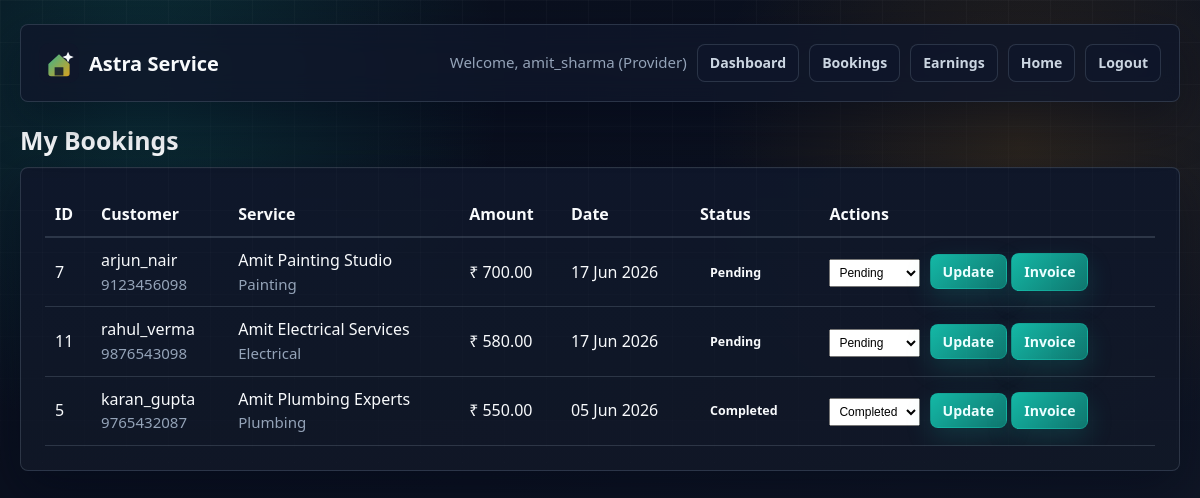
Page /provider/my_bookings.php (signed in) on the committed database.
### tables this page shows
CREATE TABLE bookings (
    id INT AUTO_INCREMENT PRIMARY KEY,
    user_id INT,
    service_id INT,
    provider_id INT,
    customer_name VARCHAR(100),
    customer_phone VARCHAR(20),
    customer_address VARCHAR(255),
    service_price DECIMAL(10, 2) DEFAULT 0.00,
    status ENUM('pending', 'confirmed', 'completed', 'cancelled') DEFAULT 'pending',
    booking_date TIMESTAMP DEFAULT CURRENT_TIMESTAMP,
    completion_date DATETIME,
    FOREIGN KEY(user_id) REFERENCES users(id) ON DELETE CASCADE,
    FOREIGN KEY(service_id) REFERENCES services(id) ON DELETE SET NULL,
    FOREIGN KEY(provider_id) REFERENCES users(id) ON DELETE SET NULL
);

CREATE TABLE users (
    id INT AUTO_INCREMENT PRIMARY KEY,
    username VARCHAR(50) NOT NULL UNIQUE,
    email VARCHAR(100) NOT NULL UNIQUE,
    password VARCHAR(255) NOT NULL,
    role ENUM('admin', 'user', 'provider') DEFAULT 'user',
    phone VARCHAR(20),
    address VARCHAR(255),
    created_at TIMESTAMP DEFAULT CURRENT_TIMESTAMP
);

CREATE TABLE services (
    id INT AUTO_INCREMENT PRIMARY KEY,
    category VARCHAR(100) NOT NULL,
    provider_id INT,
    name VARCHAR(100),
    phone VARCHAR(20),
    price DECIMAL(10, 2) DEFAULT 0.00,
    status ENUM('available', 'booked') DEFAULT 'available',
    created_at TIMESTAMP DEFAULT CURRENT_TIMESTAMP,
    FOREIGN KEY(provider_id) REFERENCES users(id) ON DELETE SET NULL
);

### shared/auth.php (called while the page is built, shortened)
<?php
function getCurrentUserId() {
    return $_SESSION['user_id'] ?? null;
}

### shared/functions.php (called while the page is built, shortened)
<?php
function formatCurrency($amount) {
    return '₹ ' . number_format($amount, 2);
}
function formatDate($date) {
    return date('d M Y', strtotime($date));
}

### provider/my_bookings.php (the view, shortened to what this page needs)
<?php
include_once '../shared/auth.php';
include_once '../shared/functions.php';
$conn = getDbConnection();
$providerId = getCurrentUserId();
$bookings = [];
$result = $conn->query("
    SELECT b.id, b.booking_date, b.status, b.service_price,
           s.name AS service_name, s.category,
           u.username AS customer_name, u.phone AS customer_phone, u.email AS customer_email
    FROM bookings b
    LEFT JOIN services s ON b.service_id = s.id
    LEFT JOIN users u ON b.user_id = u.id
    WHERE b.provider_id = $providerId
    ORDER BY b.booking_date DESC
");
if ($result) {
    while ($row = $result->fetch_assoc()) {
        $bookings[] = $row;
    }
}
?>
<?php include '../shared/header.php'; ?>
    <h1 class="h1" style="margin-top: 20px;">My Bookings</h1>
    <div class="card">
        <?php if (empty($bookings)): ?>
            <p class="small">No bookings yet.</p>
        <?php else: ?>
            <div style="overflow-x: auto;">
                <table style="width: 100%; border-collapse: collapse;">
                    <thead>
                        <tr style="border-bottom: 2px solid var(--border);">
                            <th style="padding: 10px; text-align: left;">ID</th>
                            <th style="padding: 10px; text-align: left;">Customer</th>
                            <th style="padding: 10px; text-align: left;">Service</th>
                            <th style="padding: 10px; text-align: left;">Amount</th>
                            <th style="padding: 10px; text-align: left;">Date</th>
                            <th style="padding: 10px; text-align: left;">Status</th>
                            <th style="padding: 10px; text-align: left;">Actions</th>
                        </tr>
                    </thead>
                    <tbody>
                        <?php foreach ($bookings as $booking): ?>
                            <tr style="border-bottom: 1px solid var(--border);">
                                <td style="padding: 10px;"><?php echo intval($booking['id']); ?></td>
                                <td style="padding: 10px;">
                                    <?php echo htmlspecialchars($booking['customer_name'] ?? '-'); ?>
                                    <?php if ($booking['customer_phone']): ?>
                                        <div class="small"><?php echo htmlspecialchars($booking['customer_phone']); ?></div>
                                    <?php endif; ?>
                                </td>
                                <td style="padding: 10px;">
                                    <?php echo htmlspecialchars($booking['service_name'] ?? '-'); ?>
                                    <div class="small"><?php echo htmlspecialchars($booking['category'] ?? '-'); ?></div>
                                </td>
                                <td style="padding: 10px;"><?php echo formatCurrency($booking['service_price'] ?? 0); ?></td>
                                <td style="padding: 10px;"><?php echo formatDate($booking['booking_date']); ?></td>
                                <td style="padding: 10px;"><span class="status-badge status-<?php echo htmlspecialchars($booking['status']); ?>"><?php echo ucfirst(htmlspecialchars($booking['status'])); ?></span></td>
                                <td style="padding: 10px;">
                                    <form method="POST" style="display:inline;">
                                        <select name="status" style="padding: 5px; font-size: 12px; margin-right: 5px;">
                                            <option value="<?php echo htmlspecialchars($booking['status']); ?>" selected><?php echo ucfirst(htmlspecialchars($booking['status'])); ?></option>
                                        </select>
                                        <button type="submit" name="btn_update_status" class="btn btn-sm">Update</button>
                                    </form>
                                    <a href="invoice.php?booking_id=<?php echo intval($booking['id']); ?>" class="btn btn-sm">Invoice</a>
                                </td>
                            </tr>
                        <?php endforeach; ?>
                    </tbody>
                </table>
            </div>
        <?php endif; ?>
    </div>
<?php include '../shared/footer.php'; ?>

### assets/css/style.css (style rules this page uses)
:root { --bg: #0b1120; --bg-soft: #111827; --surface: rgba(15, 23, 42, 0.9); --surface-2: #162033; --surface-3: #1f2937; --text: #f8fafc; --text-secondary: #cbd5e1; --muted: #94a3b8; --border: rgba(148, 163, 184, 0.22); --accent: #14b8a6; --accent-2: #f59e0b; --accent-3: #38bdf8; --accent-dark: #0f766e; --success: #22c55e; --warning: #f59e0b; --danger: #ef4444; --shadow: rgba(2, 6, 23, 0.42); --radius: 8px; }
* { box-sizing: border-box; }
html, body { min-height: 100%; margin: 0; }
body { font-family: "Segoe UI", Arial, sans-serif; color: var(--text); background: radial-gradient(circle at 12% 10%, rgba(20, 184, 166, 0.18), transparent 28%), radial-gradient(circle at 85% 18%, rgba(245, 158, 11, 0.13), transparent 26%), linear-gradient(135deg, #090f1d 0%, var(--bg) 48%, #111827 100%); line-height: 1.55; }
body::before { content: ""; position: fixed; inset: 0; pointer-events: none; background-image: linear-gradient(rgba(255, 255, 255, 0.035) 1px, transparent 1px), linear-gradient(90deg, rgba(255, 255, 255, 0.035) 1px, transparent 1px); background-size: 42px 42px; mask-image: linear-gradient(to bottom, rgba(0, 0, 0, 0.75), transparent 72%); }
a { color: var(--accent-3); text-decoration: none; transition: color 0.2s ease, border-color 0.2s ease, transform 0.2s ease; }
.card { border: 1px solid var(--border); border-radius: var(--radius); background: linear-gradient(180deg, rgba(15, 23, 42, 0.96), rgba(17, 24, 39, 0.9)); box-shadow: 0 18px 48px var(--shadow); padding: 24px; }
.h1 { margin: 0 0 12px; font-size: clamp(1.55rem, 2vw, 2.15rem); line-height: 1.15; letter-spacing: 0; }
.small, .text-muted { color: var(--muted); font-size: 0.94rem; }
.btn { display: inline-flex; align-items: center; justify-content: center; gap: 8px; min-height: 40px; padding: 10px 16px; border: 1px solid rgba(20, 184, 166, 0.35); border-radius: var(--radius); background: linear-gradient(135deg, var(--accent), var(--accent-dark)); color: #ecfeff; cursor: pointer; font-weight: 800; font-family: inherit; text-decoration: none; box-shadow: 0 10px 26px rgba(20, 184, 166, 0.18); transition: transform 0.2s ease, box-shadow 0.2s ease, border-color 0.2s ease, background 0.2s ease; }
.btn-sm { min-height: 34px; padding: 7px 12px; font-size: 0.88rem; }
.status-badge, .badge { display: inline-flex; align-items: center; width: fit-content; padding: 5px 10px; border-radius: 999px; font-size: 0.78rem; font-weight: 800; text-transform: capitalize; }

### rows in the picture
bookings: id "7", user.username "arjun_nair", user.phone "9123456098", service.name "Amit Painting Studio", service.category "Painting", service_price "₹ 700.00", booking_date "17 Jun 2026", status "Pending"
bookings: id "11", user.username "rahul_verma", user.phone "9876543098", service.name "Amit Electrical Services", service.category "Electrical", service_price "₹ 580.00", booking_date "17 Jun 2026", status "Pending"
bookings: id "5", user.username "karan_gupta", user.phone "9765432087", service.name "Amit Plumbing Experts", service.category "Plumbing", service_price "₹ 550.00", booking_date "05 Jun 2026", status "Completed"

### other values in the picture
getCurrentUsername() "amit_sharma"
getCurrentUserRole() "Provider"
